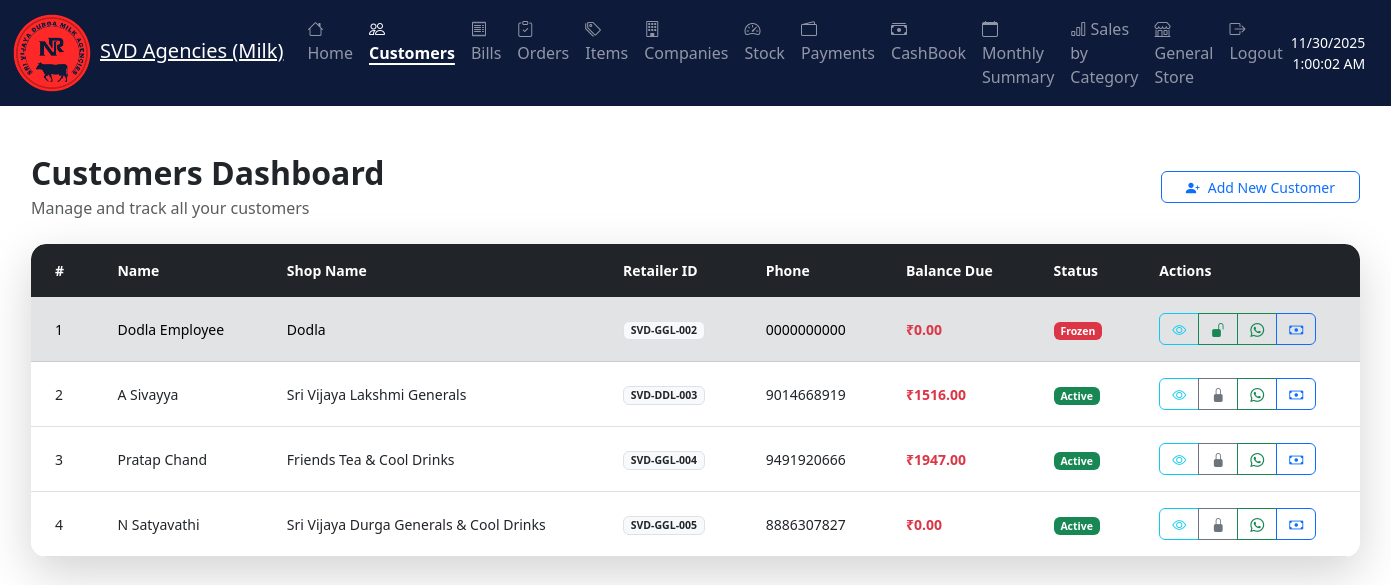
Before: /milk_agency/customer-data/ (signed in) with the older database file.
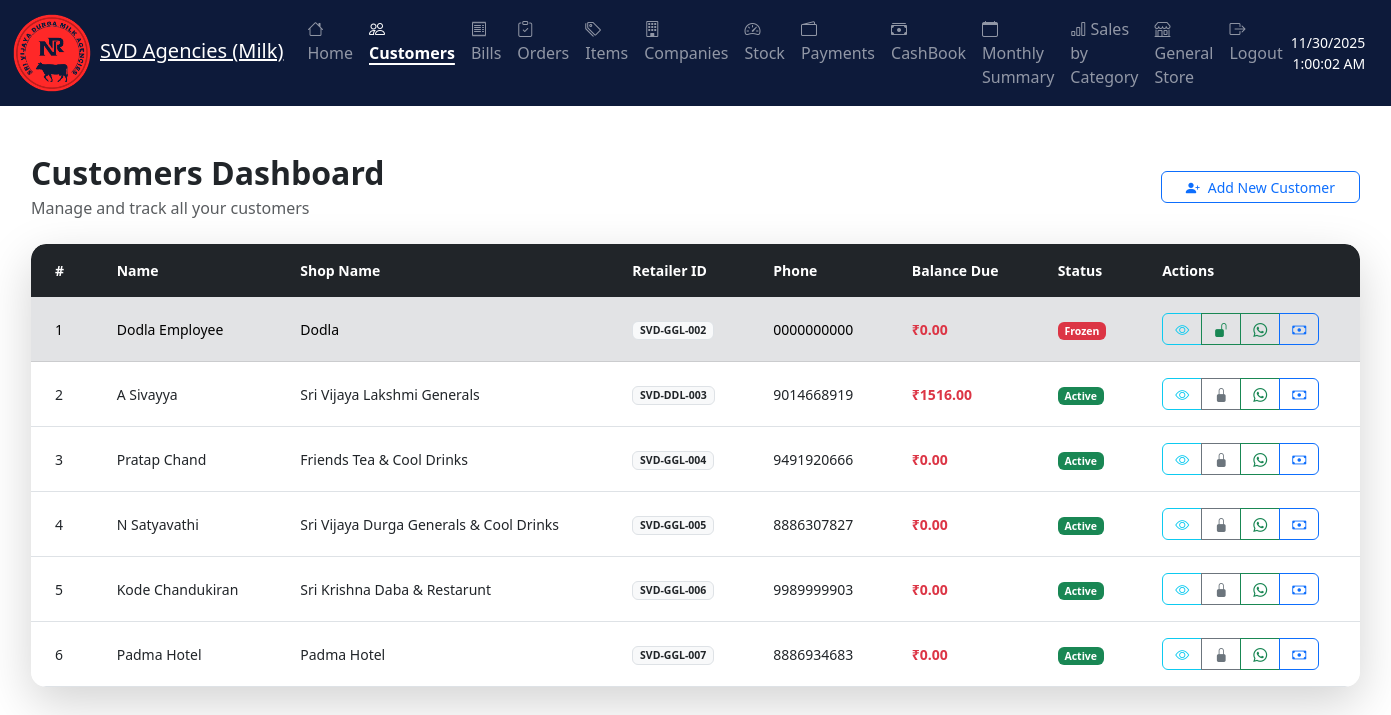
After: the same page with the newer database file.
### milk_agency/models.py (models this page shows, shortened)
class Customer(AbstractBaseUser, PermissionsMixin):
    phone = models.CharField(max_length=20, unique=True, help_text="Phone number for login")
    name = models.CharField(max_length=255)
    shop_name = models.CharField(max_length=255, blank=True, help_text="Name of the customer's shop")
    retailer_id = models.CharField(max_length=100, blank=True, help_text="Unique identifier for the retailer")
    flat_number = models.CharField(max_length=255, blank=True)
    area = models.CharField(max_length=255, blank=True)
    pin_code = models.CharField(max_length=10, blank=True)
    city = models.CharField(max_length=100, blank=True)
    state = models.CharField(max_length=100, blank=True)
    due = models.DecimalField(max_digits=12, decimal_places=2, default=0, help_text="Customer's current balance")
    frozen = models.BooleanField(default=False)
    last_login = models.DateTimeField(blank=True, null=True)
    is_active = models.BooleanField(default=True)
    is_staff = models.BooleanField(default=False)  # Needed to access admin site
    objects = CustomerManager()
    USERNAME_FIELD = "phone"
    REQUIRED_FIELDS = ["name"]
    groups = models.ManyToManyField(
        'auth.Group',
        related_name='customer_groups',
        blank=True,
        help_text='The groups this customer belongs to.',
        verbose_name='groups',
    )
    user_permissions = models.ManyToManyField(
        'auth.Permission',
        related_name='customer_permissions',
        blank=True,
        help_text='Specific permissions for this customer.',
        verbose_name='user permissions',
    )
    class Meta:
        ordering = ["name"]

### milk_agency/views_customer.py (the view, shortened to what this page needs)
# urls.py: path('customer-data/', views_customer.customer_data, name='customer_data'),
@login_required
def customer_data(request):
    area_filter = request.GET.get('area')
    id_filter = request.GET.get('id')
    if area_filter:
        area_filter = area_filter.strip()
    if id_filter:
        id_filter = id_filter.strip()
    customers = Customer.objects.filter(is_superuser=False).order_by('id')
    if area_filter and area_filter != "All":
        customers = customers.filter(area__icontains=area_filter)
    if id_filter and id_filter != "All":
        if id_filter.isdigit():
            customers = customers.filter(id=id_filter)
        else:
            customers = customers.filter(name__icontains=id_filter)
    for customer in customers:
        customer.total_balance = customer.bills.aggregate(
            total=Sum('op_due_amount')
        )['total'] or 0
    areas = Customer.objects.filter(is_superuser=False).exclude(area__isnull=True).exclude(area='').values_list('area', flat=True).distinct().order_by('area')
    names = list(Customer.objects.filter(is_superuser=False).values_list('id', 'name').order_by('name'))
    active_customers_count = Customer.objects.filter(frozen=False, is_superuser=False).count()
    inactive_customers_count = Customer.objects.filter(frozen=True, is_superuser=False).count()
    context = {
        'customers': customers,
        'areas': areas,
        'names': names,
        'selected_area': area_filter,
        'selected_id': id_filter,
        'active_customers_count': active_customers_count,
        'inactive_customers_count': inactive_customers_count,
    }
    return render(request, 'milk_agency/customer/customer_data.html', context)

### customer_portal/authentication.py (called while the page is built)
    def get_user(self, user_id):
        try:
            return Customer.objects.get(pk=user_id)
        except Customer.DoesNotExist:
            return None

### templates/milk_agency/customer/customer_data.html (shortened to what the changed rows need)
{% extends "milk_agency/home/base.html" %}
{% block content %}
<div class="container-fluid py-4">
    <div class="row mb-4">
        <div class="col-12">
            <div class="d-flex flex-column flex-lg-row justify-content-between align-items-start align-items-lg-center gap-3">
                <div>
                    <h2 class="mb-1 fw-bold">Customers Dashboard</h2>
                </div>
            </div>
        </div>
    </div>
    <div class="row">
        <div class="col-12">
            <div class="card shadow-lg border-0">
                <div class="card-body p-0">
                    <div class="table-responsive">
                        <table class="table table-hover mb-0" id="customersTable">
                            <thead class="table-dark">
                                <tr>
                                    <th class="border-0 fw-semibold py-3 px-4">#</th>
                                    <th class="border-0 fw-semibold py-3 px-4">Name</th>
                                    <th class="border-0 fw-semibold py-3 px-4">Shop Name</th>
                                    <th class="border-0 fw-semibold py-3 px-4">Retailer ID</th>
                                    <th class="border-0 fw-semibold py-3 px-4">Phone</th>
                                    <th class="border-0 fw-semibold py-3 px-4">Balance Due</th>
                                    <th class="border-0 fw-semibold py-3 px-4">Status</th>
                                    <th class="border-0 fw-semibold py-3 px-4">Actions</th>
                                </tr>
                            </thead>
                            <tbody>
                                {% for customer in customers %}
                                <tr class="align-middle {% if customer.frozen %}table-secondary{% endif %}">
                                    <td class="py-3 px-4">{{ forloop.counter }}</td>
                                    <td class="py-3 px-4 fw-medium">{{ customer.name }}</td>
                                    <td class="py-3 px-4">{{ customer.shop_name|default:"-" }}</td>
                                    <td class="py-3 px-4">
                                        <span class="badge bg-light text-dark border">{{ customer.retailer_id|default:"-" }}</span>
                                    </td>
                                    <td class="py-3 px-4">{{ customer.phone }}</td>
                                    <td class="py-3 px-4 text-danger fw-semibold">₹{{ customer.due|default:0|floatformat:2 }}</td>
                                    <td class="py-3 px-4">
                                        {% if customer.frozen %}
                                            <span class="badge bg-danger">Frozen</span>
                                        {% else %}
                                            <span class="badge bg-success">Active</span>
                                        {% endif %}
                                    </td>
                                    <td class="py-3 px-4">
                                        <div class="btn-group" role="group">
                                            <a href="{% url 'milk_agency:edit_customer' customer.id %}" class="btn btn-sm btn-outline-info" title="View/Edit Customer">
                                                <i class="bi bi-eye"></i>
                                            </a>
                                            <button class="btn btn-sm btn-outline-{% if customer.frozen %}success{% else %}secondary{% endif %} freeze-btn"
                                                    title="{% if customer.frozen %}Unfreeze{% else %}Freeze{% endif %} Customer"
                                                    data-customer-id="{{ customer.id }}"
                                                    data-csrf-token="{{ csrf_token }}">
                                                <i class="bi bi-{% if customer.frozen %}unlock-fill{% else %}lock-fill{% endif %}"></i>
                                            </button>
                                            <a href="https://wa.me/{{ customer.phone }}?text=Dear%20{{ customer.name|urlencode }}%2C%0A%0AAccount%20Summary%20-%20SVD%20Milk%20Agencies%0A%0ACurrent%20Balance%20Due%3A%20Rs.{{ customer.due|default:0|floatformat:2 }}%0A%0AFor%20any%20queries%20or%20payments%2C%20please%20contact%20us.%0A%0AThank%20you%20for%20choosing%20SVD%20Milk%20Agencies!"
                                                class="btn btn-sm btn-outline-success"
                                                title="Share Balance via WhatsApp"
                                                target="_blank">
                                                <i class="bi bi-whatsapp"></i>
                                            </a>
                                            <button class="btn btn-sm btn-outline-primary balance-btn"
                                                    title="Update Balance"
                                                    data-customer-id="{{ customer.id }}"
                                                    data-customer-name="{{ customer.name }}"
                                                    data-current-balance="{{ customer.due|default:0 }}">
                                                <i class="bi bi-cash"></i>
                                            </button>
                                        </div>
                                    </td>
                                </tr>
                                {% endfor %}
                            </tbody>
                        </table>
                    </div>
                </div>
            </div>
        </div>
    </div>
</div>
{% endblock %}

Changed rows visible on the page:
changed Customer "Pratap Chand": due "1947.00" → "0.00"
added Customer: name "Kode Chandukiran", shop_name "Sri Krishna Daba & Restarunt", retailer_id "SVD-GGL-006", phone "9989999903", due "0.00", frozen "Active"
added Customer: name "Padma Hotel", shop_name "Padma Hotel", retailer_id "SVD-GGL-007", phone "8886934683", due "0.00", frozen "Active"
